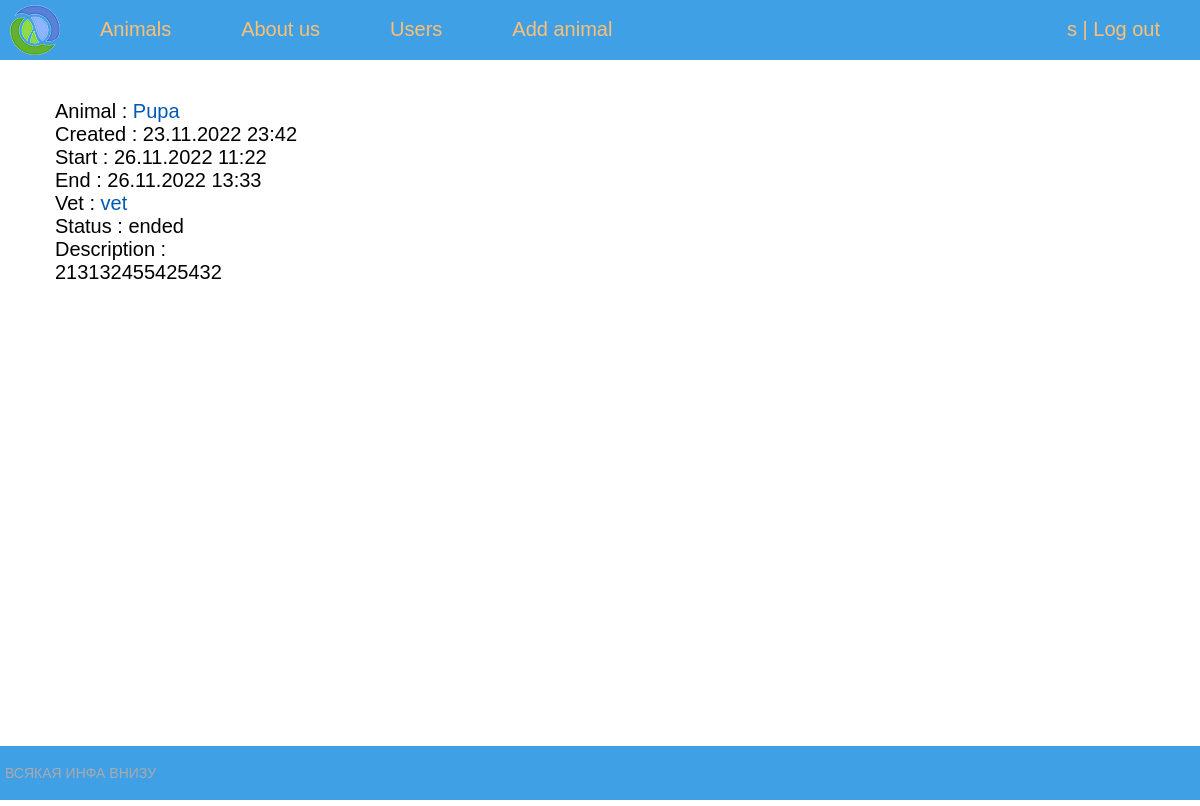
Page /task/13/ (signed in) on the committed database.
### shelter/models.py (models this page shows, shortened)
class Account(AbstractBaseUser):
    email = models.EmailField(verbose_name="email", max_length=60, unique=True)
    username = models.CharField(max_length=30, unique=True)
    date_joined = models.DateTimeField(verbose_name='date joined', auto_now_add=True)
    last_login = models.DateTimeField(verbose_name='last login', auto_now=True)
    is_admin = models.BooleanField(default=False)
    is_active = models.BooleanField(default=True)
    is_staff = models.BooleanField(default=False)
    is_superuser = models.BooleanField(default=False)
    position = models.CharField(max_length=10, default="unverified")
    name = models.CharField(max_length=15, default="")
    surname = models.CharField(max_length=15, default="")
    USERNAME_FIELD = 'username'
    objects = MyAccountManager()

class Task(models.Model):
    status = models.CharField(max_length=14, default="created")
    vet = models.ForeignKey(Account, on_delete=models.CASCADE, null=True)
    animal = models.ForeignKey(Animal, on_delete=models.CASCADE, null=False, blank=False)
    description = models.CharField(max_length=100, null=False, blank=False)
    task_start = models.DateTimeField(default=None, null=True)
    task_end = models.DateTimeField(default=None, null=True)
    created = models.DateTimeField(default=None, null=False)
    class Meta:
        ordering = ('-created',)

class Animal(models.Model):
    name = models.CharField(max_length=30, default="")
    kind = models.CharField(max_length=15)
    breed = models.CharField(max_length=50)
    age = models.IntegerField(default="")
    color = models.CharField(max_length=50)
    gender = models.CharField(max_length=10)
    discription = models.TextField()
    photo = models.ImageField(upload_to='photos/%Y/%m/%d')
    added = models.DateTimeField(auto_now_add=True)
    edited = models.DateTimeField(auto_now=True)
    class Meta:
        ordering = ('-added',)

### shelter/views.py (the view, shortened to what this page needs)
# urls.py: path('task/<int:taskid>/', ShowTask.as_view(), name="task"),
@method_decorator(login_required, name='dispatch')
class ShowTask(UserPassesTestMixin, DetailView):
    model = Task
    template_name = 'shelter/vet_task.html'
    context_object_name = 'task'
    pk_url_kwarg = 'taskid'
    def get(self, request, *args, **kwargs):
        cancel = request.GET.get('cancel', '')
        end = request.GET.get('end', '')
        try:
            obj = Task.objects.get(pk=self.kwargs['taskid'])
        except:
            raise Http404
        self.object = self.get_object()
        context = self.get_context_data(object=self.object)
        return self.render_to_response(context)
    def test_func(self):
        if self.request.user.position == "employee" or self.request.user.position == "vet":
            return True
        return False
    def get_object(self, queryset=None):
        try:
            context = Task.objects.select_related('animal').select_related('vet').get(pk=self.kwargs['taskid'])
        except:
            raise Http404
        return context
    def get_context_data(self, *, object_list=None, **kwargs):
        context = super().get_context_data(**kwargs)
        context['title'] = "Task page"
        context['menu'] = menu
        return context

### shelter/templates/shelter/vet_task.html (shortened to what this page needs)
{% extends 'shelter/base.html' %}
{% block content %}
Animal  : <a href="{% url 'animal' task.animal_id %}">{{task.animal.name}}</a><br>
Created : {{task.created|date:"d.m.Y H:i"}}<br>
Start   : {{task.task_start|date:"d.m.Y H:i"}}<br>
End     : {{task.task_end|date:"d.m.Y H:i"}}<br>
Vet     :
{% if task.vet_id and user.position == 'employee' %}
<a href="{% url 'show_user' task.vet_id %}">{{task.vet.username}}</a>
{% else %}
{{task.vet.username}}
{% endif %}
<br>
Status  : {{task.status}}<br>
Description :<br>
{{task.description}}<br>
{% endblock %}

### shelter/templates/shelter/base.html (shortened to what this page needs)
{% load static %}
<!DOCTYPE html>
<html>
<head>
	<link type="text/css" href="{% static 'shelter/css/styles.css' %}" rel="stylesheet" />
</head>
<body>
<table class="table-page" border=0 cellpadding="0" cellspacing="0">
<tr><td valign=top>
{% block mainmenu %}
		<div class="header">
			<ul id="mainmenu" class="mainmenu">
				<li class="logo"><a href="{% url 'home' %}"><div class="logo"></div></a></li>
				{% for m in menu %}
				    <li><a href="{% url m.url_name %}">{{m.title}}</a></li>
				{% endfor %}
				{% if user.position == "employee" or user.position == "admin" %}
				    <li><a href="{% url 'users' %}">Users</a></li>
				{% endif %}
            	{% if user.position == "employee" %}
				    <li><a href="{% url 'addanimal' %}">Add animal</a></li>
				{% endif %}
				{% if request.user.is_authenticated %}
				    <li class="last"><a href="{% url 'mypage' %}">{{user.username}}</a> | <a href="{% url 'logout' %}">Log out</a></li>
				{% else %}
				    <li class="last"><a href="{% url 'register' %}">Register</a> | <a href="{% url 'login' %}">Log in</a></li>
				{% endif %}
			</ul>
		</div>
{% endblock mainmenu %}
<table class="table-content" border=0 cellpadding="0" cellspacing="0">
<td valign="top" class="content">
	<div class="content-text">
{% block content %}
{% endblock %}
	</div>
</td></tr></table>
<tr><td valign=top>
	<div id="footer">
		<p>ВСЯКАЯ ИНФА ВНИЗУ</p>
	</div>
</td></tr></table>
</body>
</html>

### shelter/static/shelter/css/styles.css (style rules this page uses)
html, body { font-family: 'Arial'; margin: 0; padding: 0; height: 100%; width: 100%; color: #444; }
a { color: #0059b2; text-decoration: none; }
.table-page { width: 100%; height: 100%; vertical-align: top; }
.table-page tr { height: 100%; }
.header { background: #40A0E6; height: 60px; }
.logo { background: url('../images/logo.png') no-repeat 10px 5px; width: 70px; height: 60px; }
ul.mainmenu { list-style: none; margin: 0; padding: 0; height: 60px; color: #fdc073; font-size: 20px; overflow: hidden; }
ul.mainmenu li { float: left; margin: 18px 40px 0 30px; }
ul.mainmenu li.logo { margin: 0; }
ul.mainmenu li.last { float: right; }
ul.mainmenu li a { color: #fdc073; text-decoration: none; }
.table-content { width: 100%; min-height: 100%; height: 100%; }
.content { padding: 40px 20px 20px 40px; width: 100%; box-sizing: border-box; }
.content-text { color: #000; font-size: 20px; font-family: Arial; width: 100%; padding-right: 15px; padding-left: 15px; margin-right: auto; margin-left: auto; }
#footer { box-sizing: border-box; background: #40A0E6; padding: 5px; color: #aaa; font-size: 14px; font-family: Verdana, Geneva, Arial, Helvetica; text-align: left; overflow: hidden; }

### rows in the picture
Account: username "s"
Task: animal.name "Pupa", created "23.11.2022 23:42", task_start "26.11.2022 11:22", task_end "26.11.2022 13:33", vet.username "vet", status "ended", description "213132455425432"

### other values in the picture
{{ m.title }} "Animals" "About us"
